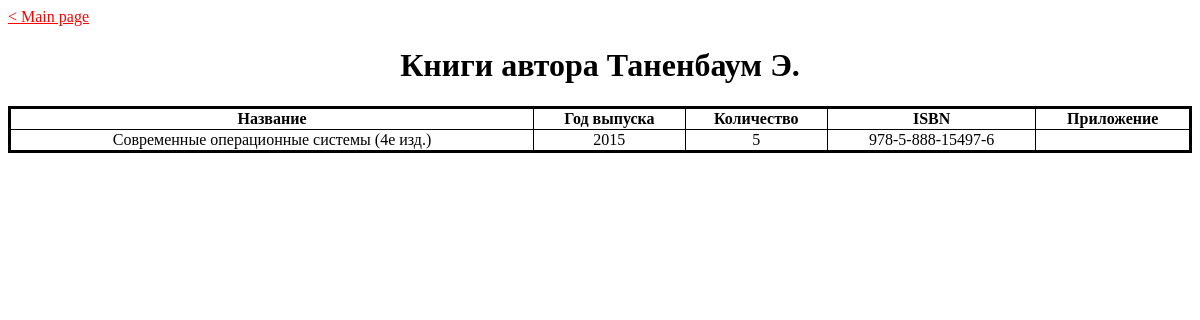
/books-by-author.php?auth_id=1, run on the app's committed database.
### tables this page shows
CREATE TABLE `authors` (
  `id` int(11) NOT NULL,
  `name` text NOT NULL
);

CREATE TABLE `literature` (
  `id_book` int(11) NOT NULL,
  `name` text NOT NULL,
  `publication_date` date NOT NULL,
  `publisher` text NOT NULL,
  `quantity` int(11) NOT NULL,
  `ISBN` varchar(20) NOT NULL,
  `journal number` int(11) DEFAULT NULL,
  `type` enum('Book','Journal','Newspaper','') NOT NULL,
  `fid_resourse` int(11) DEFAULT NULL
);

### books-by-author.php (the view, shortened to what this page needs)
<?php
	require 'conn.php';
	$stm = "SELECT name FROM authors WHERE id=?;";
	$pdo_stm = $pdo->prepare($stm);
	$pdo_stm->execute(
		array( $_GET['auth_id'] )
	);
	$title = "Книги автора " . $pdo_stm->fetch()['name'];
?>
<!DOCTYPE html>
<html lang="ru">
<head>
	<link rel="stylesheet" href="style.css">
</head>
<body>
	<h1>
		<?php echo $title;	?>
	</h1>
	<table border="1">
		<thead>
			<th>Название</th>
			<th>Год выпуска</th>
			<th>Количество</th>
			<th>ISBN</th>
			<th>Приложение</th>
		</thead>
		<tbody>
			<?php
				$stm = "
SELECT l.name, DATE_FORMAT(l.publication_date, '%Y'), l.quantity, l.ISBN, r.title
	FROM book_authors ba
	INNER JOIN literature l ON l.id_book=ba.fid_book
    LEFT JOIN resourse r ON r.id=l.fid_resourse
    WHERE ba.fid_authors=? AND l.type LIKE 'Book';";
    			$pdo_stm = $pdo->prepare($stm);
    			$pdo_stm->setFetchMode(PDO::FETCH_NUM);
    			$pdo_stm->execute(
    				array($_GET['auth_id'])
    			);
    			foreach ($pdo_stm as $row) {
    				echo "<tr>";
    				foreach ($row as $value) {
    					echo "<td>"
    						. $value
    						. "</td>";
    				}
    				echo "</tr>";
    			}
    		?>
		</tbody>
	</table>
</body>

### style.css (style rules this page uses)
body { text-align: center; }
table { width: 100%; border-collapse: collapse; border: 3px solid black; }
.main-page-link { display: block; text-align: start; color: red; }

### data on the page
authors: name "Книги автора Таненбаум Э."
literature: name "Современные операционные системы (4е изд.)", value "2015", quantity "5", ISBN "978-5-888-15497-6"

### other printed values
file_get_contents("main-page-link.htm") "< Main page"
